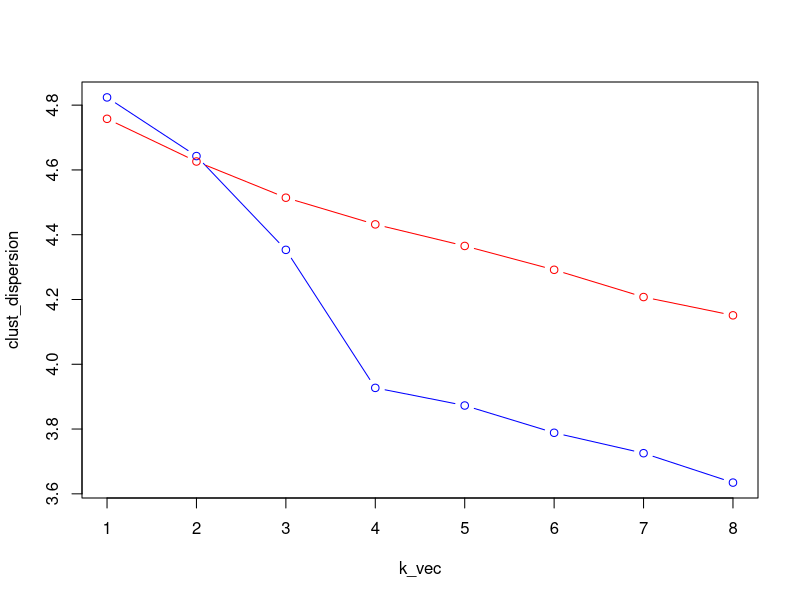
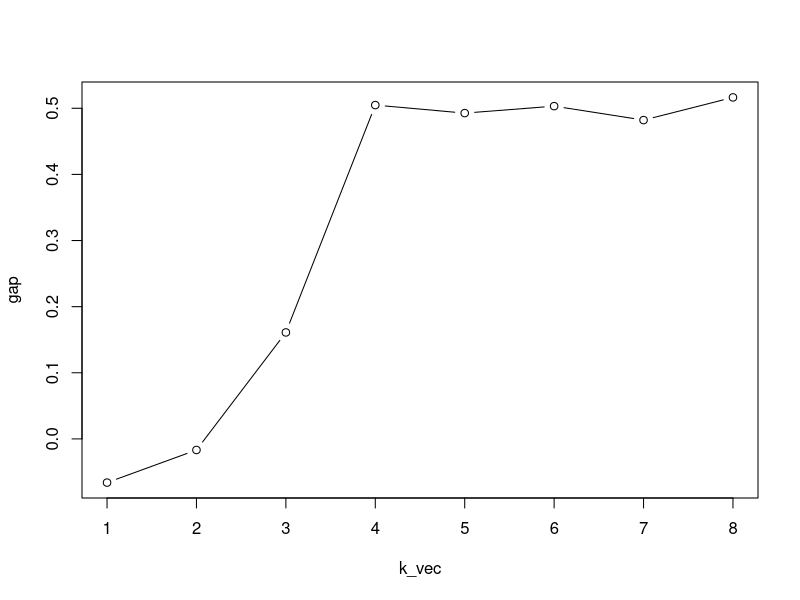

Generate these figures, in order, with R:
library(purrr)

set.seed(1)

nclust = 5 #number of clusters
n = 6 #number of species per cluster
nspec = nclust * n
nres = 20 #number of traits per species

makeI = \(nclust, nspec, nres) {
  clust_traits = matrix(0, nrow = nclust, ncol = nres)
  nconsume = floor(nres/nclust)
  for (i in 1:nclust) {
    clust_traits[i, (nconsume * (i-1) + 1):(nconsume * i)] = rep(1, nconsume)
  }
  nspec = nclust * n
  I = matrix(0, nrow = nspec, nres)
  for (i in 1:nspec) {
    I[i,] = clust_traits[ceiling(i/n),]
    for (j in 1:nres) {
      flip = rbernoulli(1, .1)
      if (flip == 1) {
        if (I[i,j] == 0) {
          I[i,j] = 1
        }
        else {
          I[i,j] = 0
        }
      }
    }
  }
  return(I)
}

data = as.matrix(makeI(nclust, nspec, nres))
#weights = runif(nspec)
weights = c(rep(.01, nspec/5), rep(.9, 4 * nspec / 5))
#weights = rep(1, nspec)

weighted_hamming_dist = function(vec1, vec2, weight) {
  distance = sum(vec1 != vec2) * weight
  return(distance)
}

weighted_mode = \(x, weights) {
  unique_vals = unique(x)
  weighted_freq = sapply(unique_vals, function(val) {
    sum(weights[x == val])
  })
  unique_vals[which.max(weighted_freq)]
  #unique_vals[which.max(rank(weighted_freq, ties.method = "random"))]
}

init_centers = \(data, weights, k) {
  n = nrow(data)
  centers = matrix(0, nrow = k, ncol = ncol(data))
  first_center_idx = sample(1:n, 1)
  centers[1, ] = data[first_center_idx, ]
  
  for (i in 2:k) {
    min_dist = apply(data, 1, function(pt) {
      min(sapply(1:(i-1), function(c) {
        weighted_hamming_dist(pt, centers[c, ], weights)
      }))
    })
    
    prob = min_dist^2
    
    next_center_idx = sample(1:n, 1, prob = prob)
    centers[i, ] = data[next_center_idx, ]
  }
  
  return(centers)
}

weighted_k_modes = \(data, weights, k, max_iter) {
  centers = init_centers(data, weights, k)
  #centers = data[sample(1:nrow(data), k), ]
  clusters = rep(0, nrow(data))
  convergence = 0
  iter = 1
  
  while (convergence == 0) {
    for (i in 1:nrow(data)) {
      centers_dists = rep(0, k)
      for (j in 1:k) {
        centers_dists[j] = weighted_hamming_dist(data[i,], centers[j,], weights[i])
      }
      clusters[i] = which.min(centers_dists)
    }
    
    new_centers = centers
    for (i in 1:k) {
      cluster_pts = data[clusters == i, , drop = FALSE]
      clusters_wts = weights[clusters == i]
      new_centers[i,] = apply(cluster_pts, 2, weighted_mode, weights = weights)
    }
    
    if (all(centers == new_centers) || iter == max_iter) {
      convergence = 1
    }
    
    centers = new_centers
    iter = iter + 1
  }
  list(clusters = clusters, centers = centers)
}

calculate_within_cluster_error = \(data, clusters, centers, weights) {
  total_error = 0
  
  for (i in unique(clusters)) {
    cluster_data = data[clusters == i, , drop = FALSE]
    cluster_weights = weights[clusters == i]
    cluster_center = centers[i, ]
    
    for (j in 1:nrow(cluster_data)) {
      dissimilarity = sum((cluster_data[j, ] != cluster_center) * cluster_weights[j])
      total_error = total_error + dissimilarity
    }
  }
  
  return(total_error)
}

get_null_data = \(data) {
  n = nrow(data)
  m = ncol(data)
  null_data = matrix(0, nrow = n, ncol = m)
  
  for (j in 1:m) {
    null_data[,j] = sample(data[,j], n, replace = T)
  }
  
  return(null_data)
}

find_optimal_clusters = \(data, weights, max_iter, n_bootstrap, k_max) {
  k_vec = 2:k_max
  clust_dispersion = rep(0, length(k_vec))
  for (i in 1:length(k_vec)) {
    errs = rep(0, 10)
    for (j in 1:10) {
      kmode = weighted_k_modes(data, weights, k_vec[i], max_iter = max_iter)
      errs[j] = calculate_within_cluster_error(data, kmode$clusters, kmode$centers, weights)
    }
    clust_dispersion[i] = log(min(errs))
  }
  
  n_bootstrap = n_bootstrap
  null_clust_dispersion = matrix(0, nrow = n_bootstrap, ncol = length(k_vec))
  
  for (i in 1:n_bootstrap) {
    null_data = get_null_data(data)
    for (j in 1:length(k_vec)) {
      errs = rep(0, 10)
      for (k in 1:10) {
        kmode = weighted_k_modes(null_data, weights, k_vec[j], max_iter = 100)
        errs[k] = calculate_within_cluster_error(null_data, kmode$clusters, kmode$centers, weights)
      }
      null_clust_dispersion[i,j] = log(min(errs))
    }
  }

  null_clust_dispersion_avg = colSums(null_clust_dispersion) / n_bootstrap
  
  gap = null_clust_dispersion_avg - clust_dispersion

  return((which.max(gap) + 1))
}

k_vec = 2:8
clust_dispersion = rep(0, length(k_vec))
for (i in 1:length(k_vec)) {
  errs = rep(0, 10)
  for (j in 1:10) {
    kmode = weighted_k_modes(data, weights, k_vec[i], max_iter = 100)
    errs[j] = calculate_within_cluster_error(data, kmode$clusters, kmode$centers, weights)
  }
  clust_dispersion[i] = log(min(errs))
}

n_bootstrap = 10
null_clust_dispersion = matrix(0, nrow = n_bootstrap, ncol = length(k_vec))

for (i in 1:n_bootstrap) {
  null_data = get_null_data(data)
  for (j in 1:length(k_vec)) {
    errs = rep(0, 10)
    for (k in 1:10) {
      kmode = weighted_k_modes(null_data, weights, k_vec[j], max_iter = 100)
      errs[k] = calculate_within_cluster_error(null_data, kmode$clusters, kmode$centers, weights)
    }
    null_clust_dispersion[i,j] = log(min(errs))
  }
}

null_clust_dispersion_avg = colSums(null_clust_dispersion) / n_bootstrap

k1_center = apply(data, 2, weighted_mode, weights = weights)
k1_dispersion = 0
  
for (j in 1:nrow(data)) {
  dissimilarity = sum((data[j, ] != k1_center) * weights[j])
  k1_dispersion = k1_dispersion + dissimilarity
}
k1_dispersion = log(k1_dispersion)

null_k1_dispersion = rep(0, 10)
for (i in 1:10) {
  null_data = get_null_data(data)
  null_k1_center = apply(null_data, 2, weighted_mode, weights = weights)
  disp = 0
  for (j in 1:nrow(data)) {
    dissimilarity = sum((null_data[j, ] != null_k1_center) * weights[j])
    disp = disp + dissimilarity
    null_k1_dispersion[i] = log(disp)
  }
}

null_k1_dispersion_avg = mean(null_k1_dispersion)

k_vec = c(1, k_vec)
clust_dispersion = c(k1_dispersion, clust_dispersion)
null_clust_dispersion_avg = c(null_k1_dispersion_avg, null_clust_dispersion_avg)

gap = null_clust_dispersion_avg - clust_dispersion

plot(k_vec, clust_dispersion, type = 'b', col = 'blue')
lines(k_vec, null_clust_dispersion_avg, type = 'b', col = 'red')

plot(k_vec, gap, type = 'b')
